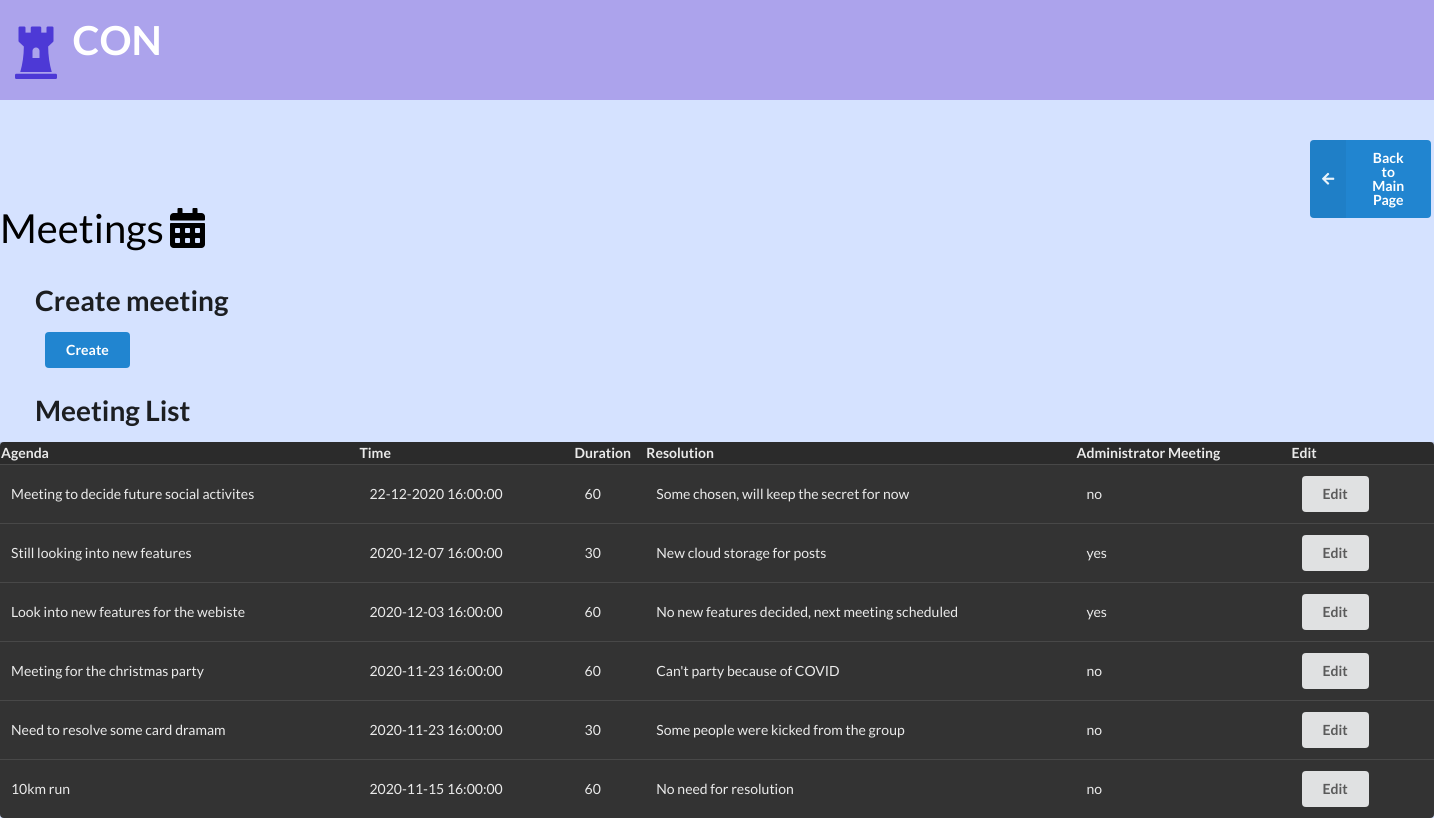
The app's page /lib/meeting.php (signed in) with its own data.
### tables this page shows
CREATE TABLE `meeting` (
  `meetingID` int(11) NOT NULL AUTO_INCREMENT,
  `condoAssociationID` int(11) DEFAULT NULL,
  `administratorMeeting` tinyint(1) DEFAULT NULL,
  `agenda` text DEFAULT NULL,
  `time` text NOT NULL,
  `minutes` int(11) DEFAULT NULL,
  `resolution` text DEFAULT NULL,
  `creator` int(11) DEFAULT NULL,
  PRIMARY KEY (`meetingID`),
  KEY `creator` (`creator`),
  CONSTRAINT `meeting_ibfk_1` FOREIGN KEY (`creator`) REFERENCES `Users` (`userID`)
);

### lib/meeting.php (the view, shortened to what this page needs)
<?php
include('config.php');
?>
<!DOCTYPE html>
<html lang="en">
<head>
    <link rel="stylesheet" href="https://cdnjs.cloudflare.com/ajax/libs/semantic-ui/2.4.1/semantic.min.css">
</head>
<body style="background-color: #d5e2ff;">
<div style = "background-color:#aca3ec; height:100px; color:#4D39D6; padding:3px;"><b><br><i class="huge chess rook icon"></i></b><b align="middle" style="margin-bottom:10px; color:white; font-size:40px;">CON</b></div>
    <br><br>
<button style="margin-left:1310px" class="ui blue left labeled icon button" type="submit" name="back" onclick="window.location.href='welcome.php';">
    <i class="left arrow icon"></i>
    Back to Main Page
</button>
    <a style="margin:30px; font-size: 40px; color:black;" class="item">
        Meetings<i class="calendar alternate icon"></i>
    </a>
    <h1 style="margin-left:35px;" >Create meeting</h1>
    <form action="meeting_function.php" method="post">
        <input style="margin-left:45px;" class="ui blue button" type="submit" value="Create" name="meetingButton" >
    </form>
    <h1 style="margin-left:35px;">Meeting List</h1>
    <table class="ui inverted table" style="width:100%">
        <col style="width:25%">
        <col style="width:15%">
        <col style="width:5%">
        <col style="width:30%">
        <col style="width:15%">
        <col style="width:10%">
        <tr>
            <th>Agenda</th>
            <th>Time</th>
            <th>Duration</th>
            <th>Resolution</th>
            <th>Administrator Meeting</th>
            <th>Edit</th>
        </tr>
        <?php
        $sql = "SELECT * FROM meeting ORDER BY time DESC";
        $row = mysqli_query($db, $sql);
        while($result = mysqli_fetch_array($row)){
            echo "<td>" . $result['agenda'] . "</td>";
            echo "<td>" . $result['time'] . "</td>";
            echo "<td>" . $result['minutes'] . "</td>";
            echo "<td>" . $result['resolution'] . "</td>";
            $admin = $result['administratorMeeting'] ? "yes" : "no";
            echo "<td>" . $admin . "</td>";
            $sql = "SELECT name FROM Users, meeting WHERE (meetingID=". $result['meetingID'] ." AND userID=". $_SESSION['ID'] ." AND creator=userID)";
            $x = mysqli_query($db,$sql);
            $temp = mysqli_num_rows($x);
            if($temp == 1 or $_SESSION['admin']){
                echo '<form action="meeting_function.php" method="post">';
                echo "<td><input class='ui button' type='submit' value='Edit' name='meetingButton'></td>";
                echo "</form>";
            }
            else{
                echo "<td>Not the creator</td>";
            }
        }
        ?>
    </table>
</body>
</html>

### records on screen
meeting: agenda "Meeting to decide future social activites", time "22-12-2020 16:00:00", minutes "60", resolution "Some chosen, will keep the secret for now", administratorMeeting "no"
meeting: agenda "Still looking into new features", time "2020-12-07 16:00:00", minutes "30", resolution "New cloud storage for posts", administratorMeeting "yes"
meeting: agenda "Look into new features for the webiste", time "2020-12-03 16:00:00", minutes "60", resolution "No new features decided, next meeting scheduled", administratorMeeting "yes"
meeting: agenda "Meeting for the christmas party", time "2020-11-23 16:00:00", minutes "60", resolution "Can't party because of COVID", administratorMeeting "no"
meeting: agenda "Need to resolve some card dramam", time "2020-11-23 16:00:00", minutes "30", resolution "Some people were kicked from the group", administratorMeeting "no"
meeting: agenda "10km run", time "2020-11-15 16:00:00", minutes "60", resolution "No need for resolution", administratorMeeting "no"
